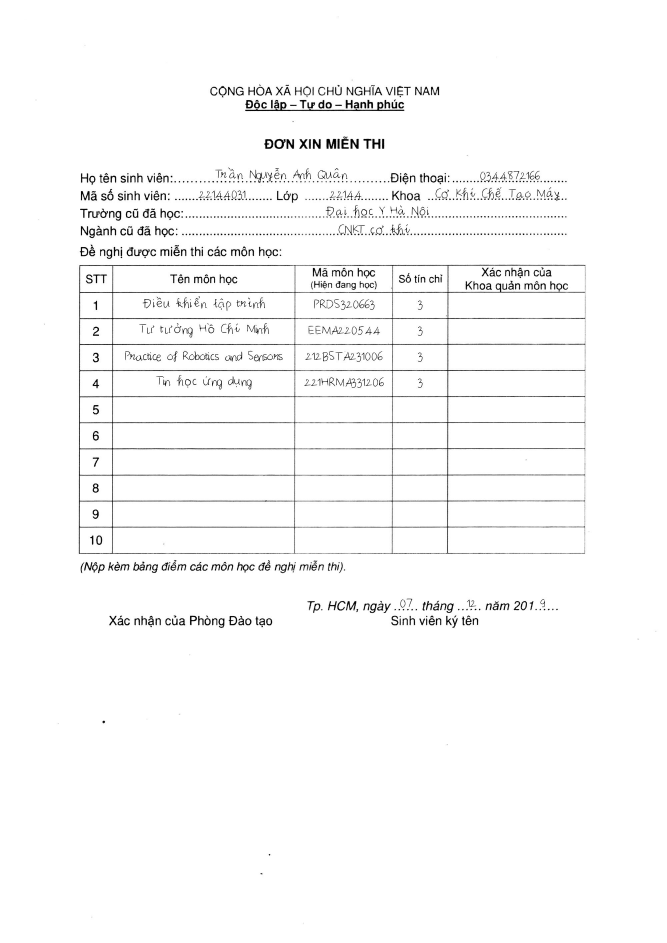
#> input picture image/font_22_don_xin_mien_thi.jpg, 2000 x 2827 px (shown at 1/3 size)
$ python -i utility.py   (imports and definitions only)
#> lines starting #> are read from the running program, lines starting #| are printed output that depends on the picture; after the words box and inside, x2 and y2 are one past the last pixel; in counts of white or black regions, pixels touching at a corner belong together
#> further down, picture is the input picture: shape (2827, 2000, 3); min 0, max 255, mean 249.2
import re
import cv2
import yaml
import imutils
import logging
import requests
import unidecode
import numpy as np
from PIL import Image
from io import BytesIO

# [192 lines left out: functions load_image, hconcat_resize, vconcat_2_images, config_form_name_list, config_name_of_column, padding_box and 3 more, not called in this run]


def preprocess_image(image):
    """
    Preprocess image
    Input: opencv image
    Output: preprocessed image
    """
    img = imutils.resize(image, width=5000)

    # Increase contrast
    lab_img = cv2.cvtColor(img, cv2.COLOR_BGR2LAB)
    l_channel, a, b = cv2.split(lab_img)
#> a: shape (7067, 5000); every value is 128

    # Applying CLAHE to L-channel
    # feel free to try different values for the limit and grid size:
    clahe = cv2.createCLAHE(clipLimit=15.0, tileGridSize=(2,2)) # clipLimit=15 2,2
    cl = clahe.apply(l_channel)

    # Merge the CLAHE enhanced L-channel with the a and b channel
    limg = cv2.merge((cl,a,b))

    # Converting image from LAB Color model to GRAY color space
    brg_img = cv2.cvtColor(limg, cv2.COLOR_LAB2BGR)
    gray_img = cv2.cvtColor(brg_img, cv2.COLOR_BGR2GRAY)

    # Remove noise
    thresh = cv2.threshold(gray_img, 0, 255, cv2.THRESH_BINARY_INV + cv2.THRESH_OTSU)[1]
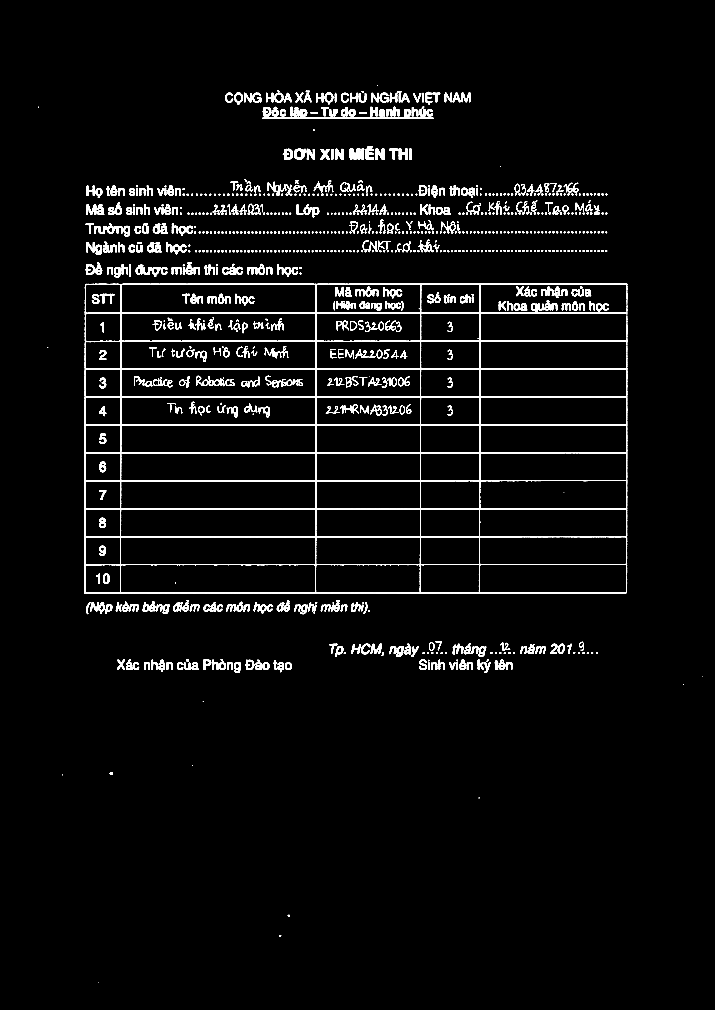
#> thresh: shape (7067, 5000) (shown at 1/7 size); 2.7% white; 1254 white regions (106 under 20 px), largest, box (x1, y1, x2, y2) and area: (590, 1985, 4390, 4154) 336783, (1838, 765, 3033, 833) 16150, (2447, 1040, 2523, 1117) 4245
    kernel = cv2.getStructuringElement(cv2.MORPH_RECT, (2,2))
    binary_img = 255 - cv2.morphologyEx(thresh, cv2.MORPH_OPEN, kernel, iterations=1)
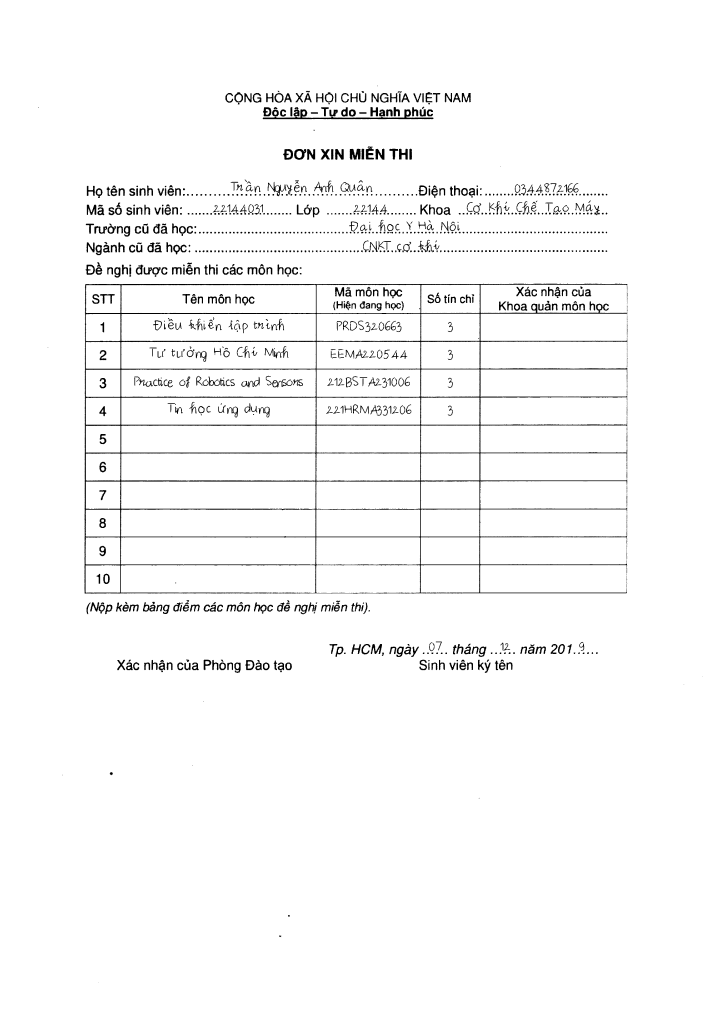
#> binary_img: shape (7067, 5000) (shown at 1/7 size); 97.3% white; 1252 black regions (104 under 20 px), largest, box (x1, y1, x2, y2) and area: (591, 1986, 4391, 4155) 336693, (1839, 766, 3034, 834) 16150, (2448, 1041, 2524, 1118) 4244

    # Resize image
    result_img = imutils.resize(binary_img, width=2000)
    result_img = cv2.cvtColor(result_img, cv2.COLOR_GRAY2BGR)
#> result_img: shape (2826, 2000, 3)

    return result_img

# [121 lines left out: functions draw_result_text, draw_layout_result, center_of_box, find_relative_position, find_class_of_box, remove_special_characters and 1 more, not called in this run]

>>> import cv2
>>> picture = cv2.imread('../../image/font_22_don_xin_mien_thi.jpg')
>>> result = preprocess_image(picture)
